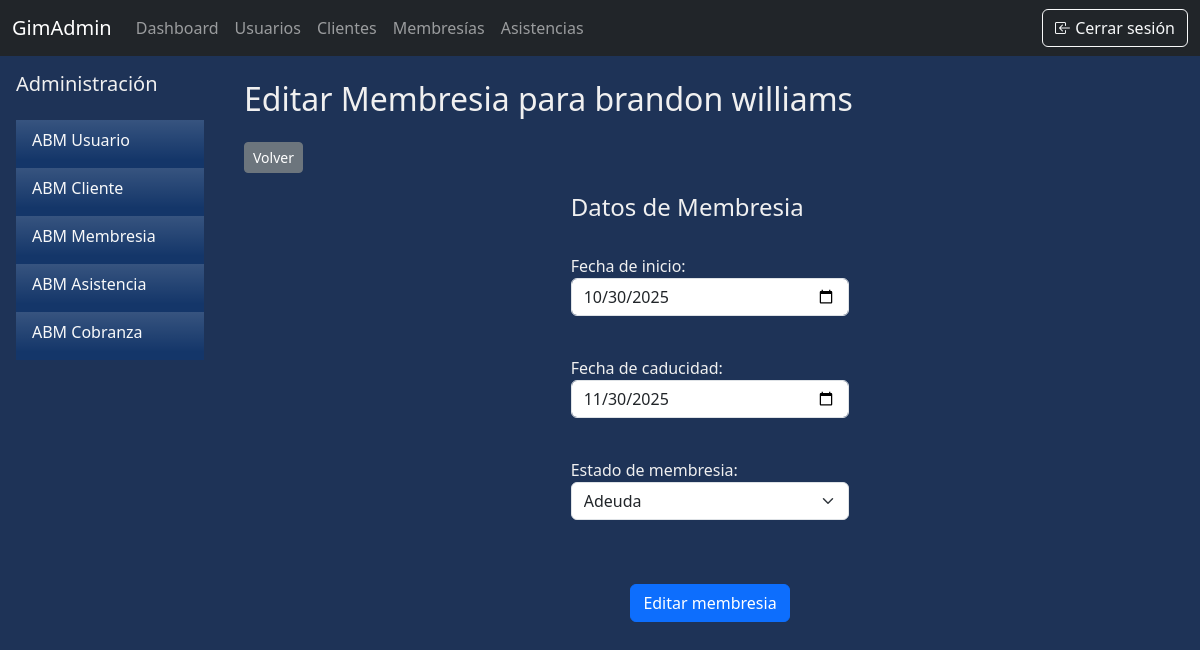
Before: /abm/membresia/2/editar/ (signed in) with the older database file.
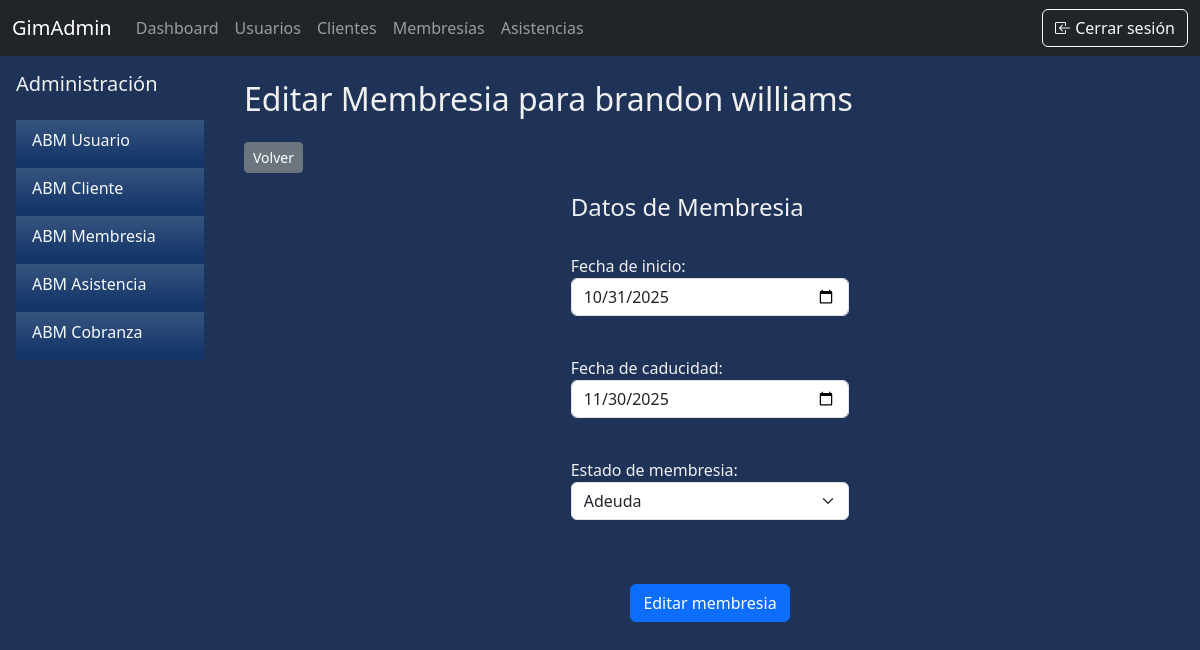
After: the same page with the newer database file.
### apps/abm/models.py (models this page shows, shortened)
class Membresia(models.Model):
    ESTADO_MEMBRESIA = [
        ('Activa', 'Activa'),
        ('Adeuda', 'Adeuda'),
        ('Baja'  , 'Baja'),
    ]
    cliente = models.OneToOneField(Cliente, on_delete=models.CASCADE, null=False, related_name='membresia_cliente')
    fecha_inicio = models.DateField(null=False)
    fecha_fin = models.DateField(null=False)
    estado = models.CharField(max_length=50, choices=ESTADO_MEMBRESIA)

### apps/abm/views.py (the view)
# urls.py: path('membresia/<int:pk>/editar/', views.editar_membresia, name='membresia_editar'),
@staff_member_required(login_url='/permisos_insuficientes/')
def editar_membresia(request, pk):
    m = get_object_or_404(Membresia, pk=pk)
    c = Cliente.objects.get(id=m.cliente.id)
    if request.method == 'POST':
        membresia_Form = MembresiaForm(request.POST, instance=m)
        if membresia_Form.is_valid():
            membresia_Form.save()
            return redirect('membresia_listar')
        else:
            print(membresia_Form.errors)
    else:
        membresia_Form = MembresiaForm(instance=m)
    contexto = {
        'user' : request.user,
        'membresiaForm': membresia_Form,
        'cliente' : c,
        'es_edicion': True
    }
    return render(request, 'crear_membresia.html', contexto)

### apps/abm/forms.py
class MembresiaForm (forms.ModelForm):
    class Meta:
        model = Membresia
        fields = ['fecha_inicio', 'fecha_fin', 'estado']
        widgets = {
            'fecha_inicio': forms.DateInput(attrs={'class': 'form-control', 'type': 'date'}),
            'fecha_fin': forms.DateInput(attrs={'class': 'form-control', 'type': 'date'}),
            'estado': forms.Select(attrs={'class': 'form-select'}),
        }

### apps/abm/templates/crear_membresia.html (shortened to what this page needs)
{% extends "base.html" %}
{% block content %}
<div class="d-flex">
    {% include 'sidebar.html' %}
     <div class="flex-grow-1 p-4">
        <h2 class="mb-4">{% if es_edicion %}Editar {% else %}Crear {% endif %}Membresia para {{cliente.usuario.user.first_name}} {{cliente.usuario.user.last_name}}</h2>
        <a href="{% url 'membresia_listar' %}">
            <button type="button" class="btn btn-sm btn-secondary mb-1">Volver</button>
        </a>
        <form method="post">
            <div class="mb-3 d-flex justify-content-around">
                <div class="model-form p-3 flex-column col-md-4">
                    <h4>Datos de Membresia</h4>
                    <br>
                    <p>
                        <label for="fecha_inicio">Fecha de inicio:</label>
                        {{ membresiaForm.fecha_inicio }}
                    </p>
                    <br>
                    <p>
                        <label for="fecha_fin">Fecha de caducidad:</label>
                        {{ membresiaForm.fecha_fin }}
                    </p>
                    <br>
                    <p>
                        <label for="estado">Estado de membresia:</label>
                        {{ membresiaForm.estado }}
                    </p>
                </div>
            </div>
            <div class="text-center p-3">
                <button type="submit" class="btn btn-primary">{% if es_edicion %}Edit{% else %}Registr{% endif %}ar membresia</button>
            </div>
        </form>
     </div>
</div>
{% endblock %}

Changed rows visible on the page:
changed Membresia "Adeuda": fecha_inicio "10/30/2025" → "10/31/2025"
